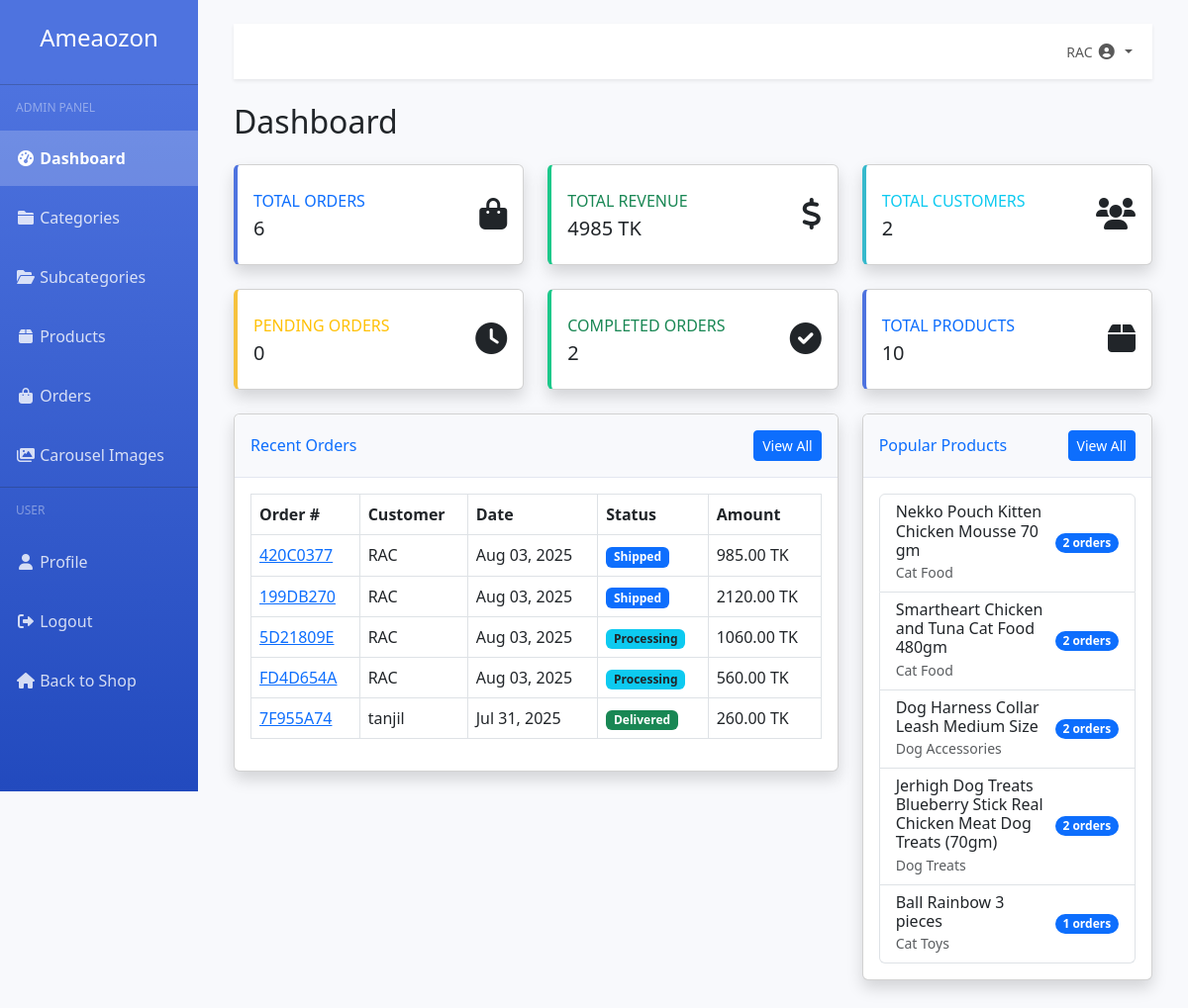
The app's page /dashboard/ (signed in), older data.
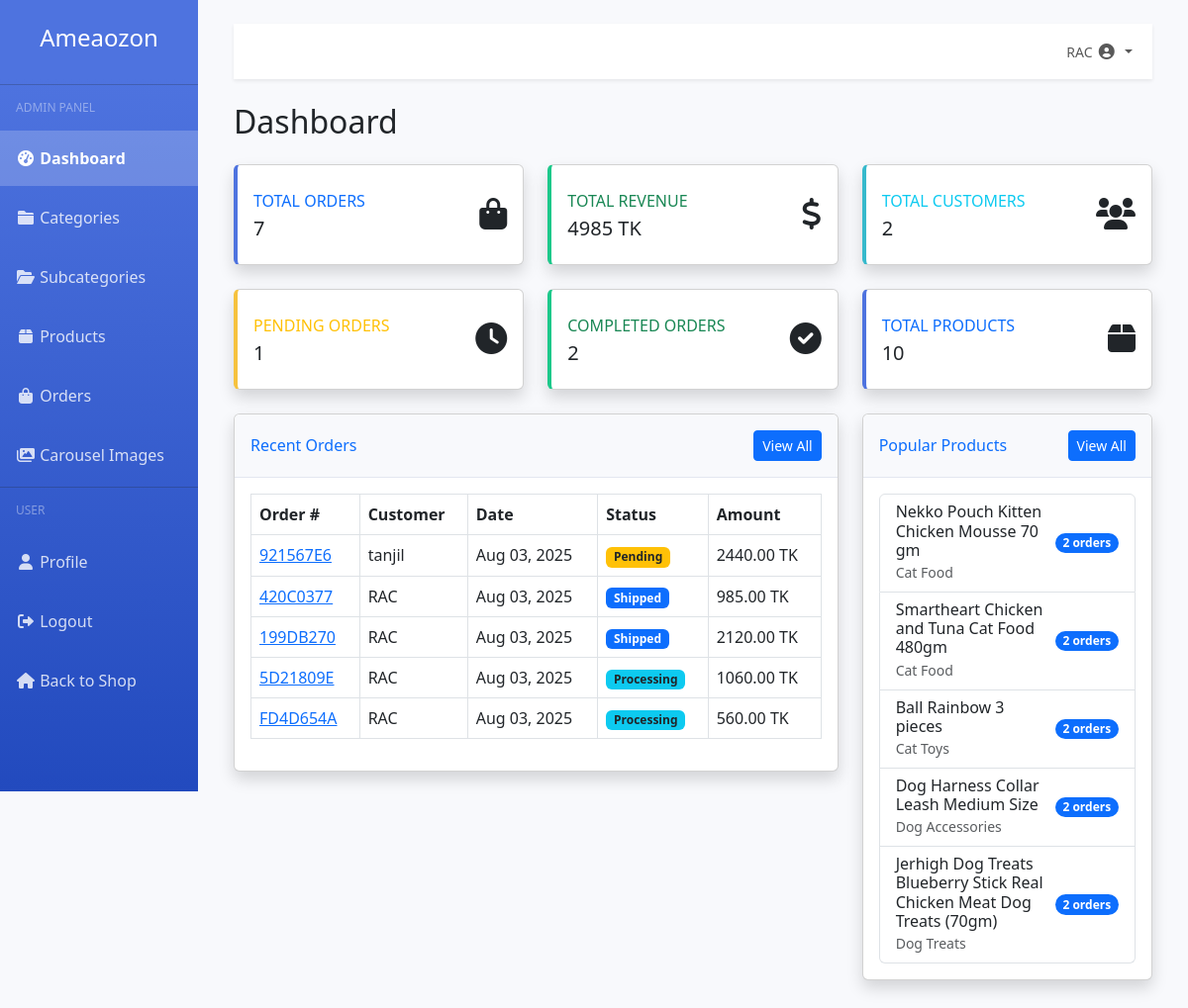
The same page, newer data.
### orders/models.py (models this page shows, shortened)
class Order(models.Model):
    STATUS_CHOICES = [
        ('pending', 'Pending'),
        ('processing', 'Processing'),
        ('shipped', 'Shipped'),
        ('delivered', 'Delivered'),
        ('cancelled', 'Cancelled'),
    ]
    PAYMENT_CHOICES = [
        ('cash_on_delivery', 'Cash on Delivery'),
        ('bkash', 'bKash'),
        ('nagad', 'Nagad'),
        ('rocket', 'Rocket'),
        ('card', 'Credit/Debit Card'),
    ]
    user = models.ForeignKey(settings.AUTH_USER_MODEL, on_delete=models.CASCADE, related_name='orders')
    tracking_number = models.CharField(max_length=50, unique=True, blank=True)
    first_name = models.CharField(max_length=100)
    last_name = models.CharField(max_length=100)
    email = models.EmailField()
    phone = models.CharField(max_length=15)
    address = models.TextField()
    city = models.CharField(max_length=100)
    postal_code = models.CharField(max_length=20)
    status = models.CharField(max_length=20, choices=STATUS_CHOICES, default='pending')
    payment_method = models.CharField(max_length=20, choices=PAYMENT_CHOICES)
    payment_completed = models.BooleanField(default=False)
    total_price = models.DecimalField(max_digits=10, decimal_places=2)
    created_at = models.DateTimeField(auto_now_add=True)
    updated_at = models.DateTimeField(auto_now=True)

### accounts/models.py (models this page shows, shortened)
class User(AbstractUser):
    CUSTOMER = 'customer'
    ADMIN = 'admin'
    USER_TYPE_CHOICES = [
        (CUSTOMER, 'Customer'),
        (ADMIN, 'Admin'),
    ]
    user_type = models.CharField(max_length=10, choices=USER_TYPE_CHOICES, default=CUSTOMER)
    profile_picture = models.ImageField(upload_to='users/', blank=True, null=True)
    phone_number = models.CharField(max_length=15, blank=True, null=True)
    address = models.TextField(blank=True, null=True)

### store/models.py (models this page shows, shortened)
class Product(models.Model):
    subcategory = models.ForeignKey(SubCategory, on_delete=models.CASCADE, related_name='products')
    name = models.CharField(max_length=200)
    slug = models.SlugField(unique=True)
    description = models.TextField()
    price = models.DecimalField(max_digits=10, decimal_places=2)
    stock = models.PositiveIntegerField(default=0)
    is_available = models.BooleanField(default=True)
    image = models.ImageField(upload_to='products/')
    created_at = models.DateTimeField(auto_now_add=True)
    updated_at = models.DateTimeField(auto_now=True)

class SubCategory(models.Model):
    category = models.ForeignKey(Category, on_delete=models.CASCADE, related_name='subcategories')
    name = models.CharField(max_length=100)
    slug = models.SlugField(unique=True)
    description = models.TextField(blank=True, null=True)
    image = models.ImageField(upload_to='subcategories/', blank=True, null=True)
    is_active = models.BooleanField(default=True)
    created_at = models.DateTimeField(auto_now_add=True)
    updated_at = models.DateTimeField(auto_now=True)
    class Meta:
        verbose_name_plural = 'Sub Categories'

### dashboard/views.py (the view)
# urls.py: path('', views.admin_dashboard, name='admin_dashboard'),
@login_required
@admin_required
def admin_dashboard(request):
    total_orders = Order.objects.count()
    pending_orders = Order.objects.filter(status='pending').count()
    completed_orders = Order.objects.filter(status='delivered').count()
    total_customers = User.objects.filter(user_type=User.CUSTOMER).count()
    total_products = Product.objects.count()
    total_revenue = Order.objects.filter(payment_completed=True).aggregate(Sum('total_price'))['total_price__sum'] or 0
    recent_orders = Order.objects.all().order_by('-created_at')[:5]
    popular_products = Product.objects.annotate(
        order_count=Count('orderitem')
    ).order_by('-order_count')[:5]
    context = {
        'total_orders': total_orders,
        'pending_orders': pending_orders,
        'completed_orders': completed_orders,
        'total_customers': total_customers,
        'total_products': total_products,
        'total_revenue': total_revenue,
        'recent_orders': recent_orders,
        'popular_products': popular_products,
    }
    return render(request, 'dashboard/admin_dashboard.html', context)

### orders/models.py (called while the page is built)
    def get_total_items(self):
        return sum(item.quantity for item in self.items.all())

### store/context_processors.py (called while the page is built)
def categories(request):
    return {
        'categories': Category.objects.filter(is_active=True)
    }

def cart_count(request):
    count = 0
    if request.user.is_authenticated:
        try:
            cart = Cart.objects.get(user=request.user)
            count = cart.get_total_items()
        except Cart.DoesNotExist:
            count = 0
    return {'cart_count': count}

### templates/dashboard/admin_dashboard.html (shortened to what the changed rows need)
{% extends 'dashboard/base_dashboard.html' %}
{% block dashboard_content %}
<h1 class="h2 mb-4">Dashboard</h1>
<div class="row">
    <div class="col-md-4 mb-4">
        <div class="card border-left-primary shadow h-100 py-2">
            <div class="card-body">
                <div class="row no-gutters align-items-center">
                    <div class="col mr-2">
                        <div class="text-xs font-weight-bold text-primary text-uppercase mb-1">
                            Total Orders</div>
                        <div class="h5 mb-0 font-weight-bold text-gray-800">{{ total_orders }}</div>
                    </div>
                </div>
            </div>
        </div>
    </div>
</div>
<div class="row">
    <div class="col-md-4 mb-4">
        <div class="card border-left-warning shadow h-100 py-2">
            <div class="card-body">
                <div class="row no-gutters align-items-center">
                    <div class="col mr-2">
                        <div class="text-xs font-weight-bold text-warning text-uppercase mb-1">
                            Pending Orders</div>
                        <div class="h5 mb-0 font-weight-bold text-gray-800">{{ pending_orders }}</div>
                    </div>
                </div>
            </div>
        </div>
    </div>
</div>
<div class="row">
    <div class="col-md-8 mb-4">
        <div class="card shadow mb-4">
            <div class="card-body">
                <div class="table-responsive">
                    <table class="table table-bordered" width="100%" cellspacing="0">
                        <thead>
                            <tr>
                                <th>Order #</th>
                                <th>Customer</th>
                                <th>Date</th>
                                <th>Status</th>
                                <th>Amount</th>
                            </tr>
                        </thead>
                        <tbody>
                            {% for order in recent_orders %}
                            <tr>
                                <td>
                                    <a href="{% url 'dashboard:order_detail' order.tracking_number %}">
                                        {{ order.tracking_number }}
                                    </a>
                                </td>
                                <td>{{ order.user.username }}</td>
                                <td>{{ order.created_at|date:"M d, Y" }}</td>
                                <td>
                                    {% if order.status == 'pending' %}
                                    <span class="badge bg-warning text-dark">Pending</span>
                                    {% elif order.status == 'processing' %}
                                    <span class="badge bg-info text-dark">Processing</span>
                                    {% elif order.status == 'shipped' %}
                                    <span class="badge bg-primary">Shipped</span>
                                    {% elif order.status == 'delivered' %}
                                    <span class="badge bg-success">Delivered</span>
                                    {% elif order.status == 'cancelled' %}
                                    <span class="badge bg-danger">Cancelled</span>
                                    {% endif %}
                                </td>
                                <td>{{ order.total_price }} TK</td>
                            </tr>
                            {% empty %}
                            <tr>
                                <td colspan="5" class="text-center">No orders yet</td>
                            </tr>
                            {% endfor %}
                        </tbody>
                    </table>
                </div>
            </div>
        </div>
    </div>
    <div class="col-md-4 mb-4">
        <div class="card shadow mb-4">
            <div class="card-body">
                <ul class="list-group">
                    {% for product in popular_products %}
                    <li class="list-group-item d-flex justify-content-between align-items-center">
                        <div>
                            <h6 class="mb-0">{{ product.name }}</h6>
                            <small class="text-muted">{{ product.subcategory.name }}</small>
                        </div>
                        <span class="badge bg-primary rounded-pill">{{ product.order_count }} orders</span>
                    </li>
                    {% empty %}
                    <li class="list-group-item text-center">No products ordered yet</li>
                    {% endfor %}
                </ul>
            </div>
        </div>
    </div>
</div>
{% endblock %}

Row changes from the older to the newer data that the page shows:
no longer on this page (row unchanged): Order: tracking_number "7F955A74", user.username "tanjil", created_at "Jul 31, 2025", status "Delivered", total_price "260.00"
added Order: tracking_number "921567E6", user.username "tanjil", created_at "Aug 03, 2025", status "Pending", total_price "2440.00"
changed Product "Ball Rainbow 3 pieces": order_count "1" → "2"; moves up the list
Text that changed along with them:
{{ total_orders }}: "6" → "7"
{{ pending_orders }}: "0" → "1"
